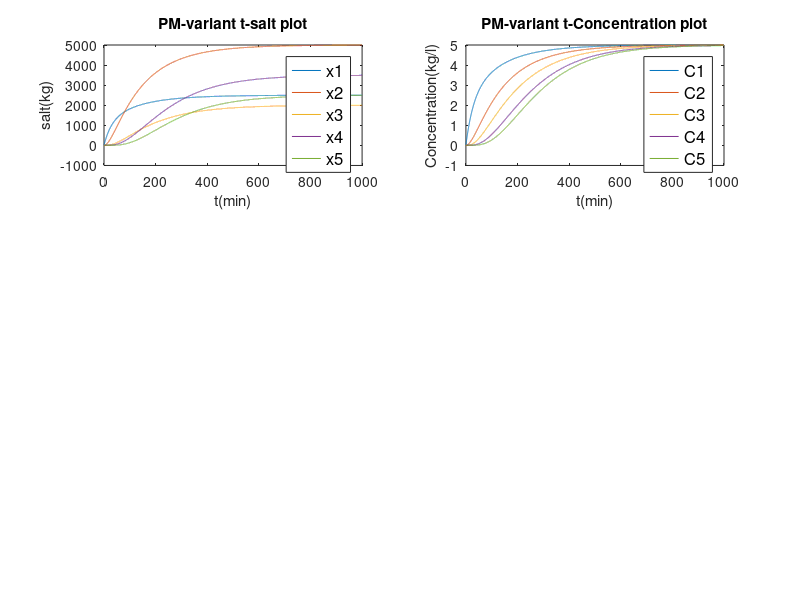

MATLAB code for this plot: (Note: this script raises an error after producing the figure.)
clear
clc

A = [-15/500 5/1000 0 0 0
    15/500 -17/1000 2/400 0 0
    0 12/1000 -17/400 5/700 0
    0 0 15/400 -20/700 5/500
    0 0 0 15/700 -15/500];

REs = eig(A); % 실제 e-value

Evs = zeros(5,1); % e-value 저장
Exs = zeros(5,5); % e-vector 저장
step = zeros(5,1); % 수렴하는데까지 걸린 step수 저장
trEv = zeros(40,5); % e-value 추적
trEx = zeros(40,5,5); % e-vector 추적

% Power Method를 사용해 가장 큰 e-value 계산

q = rand(5,1); 
q = q/norm(q); % random unit 2-norm q 선택
Ev_prev = 1e-4; % 수렴확인 조건문 오류방지
j = 0; % step 저장에 사용

while 1
    j = j + 1;
    z = A*q;
    q = z/norm(z);
    Ev = q'*A*q;
    trEv(j,1) = Ev;
    trEx(j,:,1) = q';
    if abs(Ev-Ev_prev)/abs(Ev_prev) < 1e-5
        break
    end
    Ev_prev = Ev;
end
Evs(1) = Ev;
Exs(:,1) = q;
step(1) = j;

% Inversed power method 사용해 가장 작은 e-value 계산

q = rand(5,1);
q = q/norm(q);
Ev_prev = 1e-4;
j = 0;

while 1
    j = j + 1;
    z = A \ q;
    q = z/norm(z);
    Ev = q'*A*q;
    trEv(j,5) = Ev;
    trEx(j,:,5) = q';
    if abs(Ev-Ev_prev)/abs(Ev_prev) < 1e-5
        break
    end
    Ev_prev = Ev;
end
Evs(5) = Ev;
Exs(:,5) = q;
step(5) = j;

% Rayleigh Quotient Iteration 사용해 e-value 계산
% 
% q = rand(5,1);
% q = q/norm(q);
% Ev_prev = 1e-4;
% Ev = q'*A*q; % 초기 shift를 지정
% j = 0;
% 
% while 1
%     j = j + 1;
%     z = (A- Ev*eye(5)) \ q;
%     q = z/norm(z);
%     Ev = q'*A*q;
%     trEv(j,5) = Ev;
%     trEx(j,:,5) = q';
%     if abs(Ev-Ev_prev)/abs(Ev_prev) < 1e-5
%         break
%     end
%     Ev_prev = Ev;
% end
% Evs(5) = Ev;
% Exs(:,5) = q;
% step(5) = j;

% 위에서 최대와 최소의 e-value를 구했으므로 
% Shifted Inversed Power Method를 사용해 나머지 e-value들을 계산
% Gershgorin Theorem에 의해 모든 e-value는 diagonal element값이 중심인 
% 원 안에 존재하므로 diagonal element의 값들을 shift로 정하고 
% SIPM을 사용하는 것은 reasonable 하다고 말할 수 있음

s = [0 -0.03 -0.017 -0.0425 0]; % shift값

for i = 2:4
    j = 0;
    q = rand(5,1);
    q = q/norm(q);
    Ev_prev = 1e-4;
    while 1
        j = j + 1;
        z = (A-s(i)*eye(5)) \ q;
        q = z/norm(z);
        Ev = q'*A*q;
        trEv(j,i) = Ev;
        trEx(j,:,i) = q';
        if abs(Ev-Ev_prev)/abs(Ev_prev) < 1e-5
            break
        end
        Ev_prev = Ev;
    end
    Evs(i) = Ev;
    Exs(:,i) = q;
    step(i) = j;
end        


X_0 = [10 0 0 0 0]'; % 초기값
f = [50 0 0 0 0]'; % 상수항
v = [500 1000 400 700 500]'; % 부피
Sb = A \ (-f); % 특이해
C = Exs \ (X_0 - Sb); % 초기값을 통해 연립미분방정식의 해의 계수를 계산

t = (0:0.1:1000)'; % t=20일때
X = zeros(length(t),5); % t시간일때의 소금양을 저장
D = zeros(length(t),5); % t시간일때의 농도

for i = 1:5
    X(:,i) = (Exs(i,:) * (C .* exp(Evs*t')) + Sb(i))'; % 연립미분방정식의 해
end

for i = 1:5
    D(:,i) = X(:,i) / v(i);
end

subplot(3,2,1)
plot(t,X(:,1),t,X(:,2),t,X(:,3),t,X(:,4),t,X(:,5))
title('PM-variant t-salt plot')
xlabel('t(min)')
ylabel('salt(kg)')
legend({'x1','x2','x3','x4','x5'},'Fontsize',12)

subplot(3,2,2)
plot(t,D(:,1),t,D(:,2),t,D(:,3),t,D(:,4),t,D(:,5))
title('PM-variant t-Concentration plot')
xlabel('t(min)')
ylabel('Concentration(kg/l)')
legend({'C1','C2','C3','C4','C5'},'Fontsize',12)

tspan = [0 1000];
[t, x] = ode45(@(t,x) DE(A, x, f), tspan, X_0);
d = zeros(size(x));

for i = 1:5
    d(:,i) = x(:,i) / v(i);
end

subplot(3,2,3)
plot(t,x(:,1),t,x(:,2),t,x(:,3),t,x(:,4),t,x(:,5))
title('ode45 t-salt plot')
xlabel('t(min)')
ylabel('salt(kg)')
legend({'x1','x2','x3','x4','x5'},'Fontsize',12)

subplot(3,2,4)
plot(t,d(:,1),t,d(:,2),t,d(:,3),t,d(:,4),t,d(:,5))
title('ode45 t-Concentration plot')
xlabel('t(min)')
ylabel('Concentration(kg/l)')
legend({'C1','C2','C3','C4','C5'},'Fontsize',12)

H = A;
n = 5;
Es = zeros(5,1);
step = zeros(5,1);

for i = 1:4
    j = 0;
    while 1
        j = j + 1;
        s = H(n,n);
        [Q, R] = qr(H - s*eye(n));
        H = R * Q + s*eye(n);
        if abs(H(n,n-1)) < 1e-25
            break
        end
    end
    Es(i) = H(n,n);
    step(i) = j;
    n = n-1;
    H = H(1:n,1:n);
end
Es(5) = H(1,1);

Ex = zeros(5);
 
for i = 1:5
    B = A - Es(i)*eye(5);
    Ex(:,i) = null(B);
end

X_0 = [10 0 0 0 0]'; % 초기값
f = [50 0 0 0 0]'; % 상수항
v = [500 1000 400 700 500]'; % 부피
Sb = A \ (f); % 특이해
C = Ex \ (X_0 + Sb); % 초기값을 통해 연립미분방정식의 해의 계수를 계산

t = (0:0.1:1000)'; % t=20일때
X = zeros(length(t),5); % t시간일때의 소금양을 저장
D = zeros(length(t),5); % t시간일때의 농도

for i = 1:5
    X(:,i) = (Ex(i,:) * (C .* exp(Es*t')) - Sb(i))'; % 연립미분방정식의 해
end

for i = 1:5
    D(:,i) = X(:,i) / v(i);
end

subplot(3,2,5)
plot(t,X(:,1),t,X(:,2),t,X(:,3),t,X(:,4),t,X(:,5))
title('Hessen QR t-salt plot')
xlabel('t(min)')
ylabel('salt(kg)')
legend({'x1','x2','x3','x4','x5'},'Fontsize',12)

subplot(3,2,6)
plot(t,D(:,1),t,D(:,2),t,D(:,3),t,D(:,4),t,D(:,5))
title('Hessen QR t-Concentration plot')
xlabel('t(min)')
ylabel('Concentration(kg/l)')
legend({'C1','C2','C3','C4','C5'},'Fontsize',12)

function dxdt = DE(A, x, f)
dxdt = A * x + f;
end
